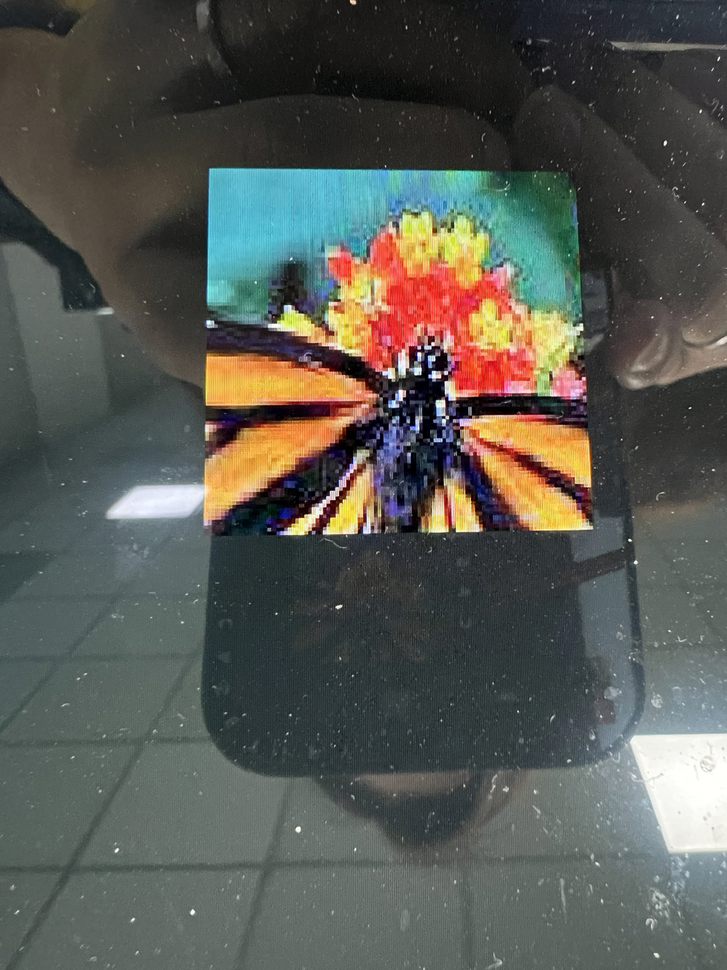
#> input picture img/BAK/IMG_5629.png, 727 x 970 px, shrunk from 1109 x 1479 before the run
$ python imgRotat.py
#> lines starting #> are read from the running program, lines starting #| are printed output that depends on the picture
from PIL import Image, ImageChops
import numpy as np
import cv2 as cv
import math
import matplotlib.pyplot as plt

def rmsdiff(x, y):
  """Calculates the root mean square error (RSME) between two images"""
  errors = np.asarray(ImageChops.difference(x, y)) / 255
  return math.sqrt(np.mean(np.square(errors)))
'''
inputPic = cv.imread('img/BAK/IMG_5629.png')
fullPic = cv.imread('img/ans.png')
rectXY=(0,0)
fullPic = fullPic[rectXY[1]:100+rectXY[1], rectXY[0]:100+rectXY[0]]

im11=Image.fromarray(inputPic,'RGBA')
im21=Image.fromarray(fullPic,'RGBA')
'''
im1 = Image.open("img/BAK/IMG_5629.png")
#> im1 is the input picture: PIL image 727x970 RGBA; mean R, G, B, A 86.7, 88.7, 82.5, 255
im2 = Image.open("img/BAK/Rotat2.png")
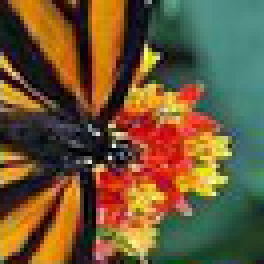
#> input picture img/BAK/Rotat2.png, 66 x 66 px, shrunk from 100 x 100 before the run (shown 4 times larger)
#> im2 is the input picture: PIL image 66x66 RGBA; mean R, G, B, A 110.1, 87.4, 53.9, 255


mse = []
for i in range(360):
  im2_rot = im2.rotate(i)
  mse.append(rmsdiff(im1,im2_rot))
#> this loop made 360 passes
#> pass 2, `im2_rot = im2.rotate(i)`:
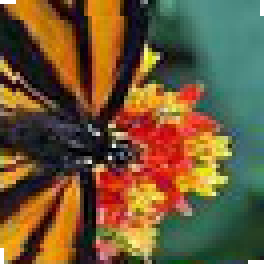
#> im2_rot: PIL image 66x66 RGBA (shown 4 times larger); mean R, G, B, A 109.9, 87.2, 53.7, 254.1; transparent parts drawn white
#> pass 2, in rmsdiff (call 2), `errors = np.asarray(ImageChops.difference(x, y)) / 255`:
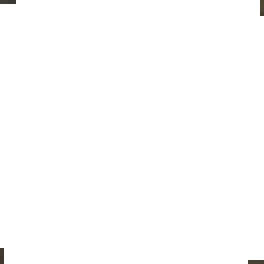
#> errors: shape (66, 66, 4) float64 (shown 4 times larger); mean R, G, B, A 0.283, 0.209, 0.133, 0.00367; transparent parts drawn white
#> pass 3, `im2_rot = im2.rotate(i)`:
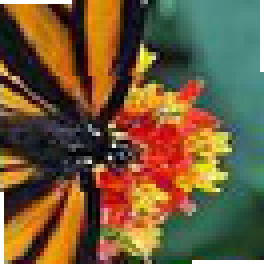
#> im2_rot: PIL image 66x66 RGBA (shown 4 times larger); mean R, G, B, A 108.8, 86, 52.9, 250.8; transparent parts drawn white
#> after the loop, mse = 360 values, max 0.323 at index 134, min 0.234 at index 270, mean 0.293

print(mse.index(min(mse))) # outputs 90 degrees
#| 270
plt.plot(mse)
plt.show()
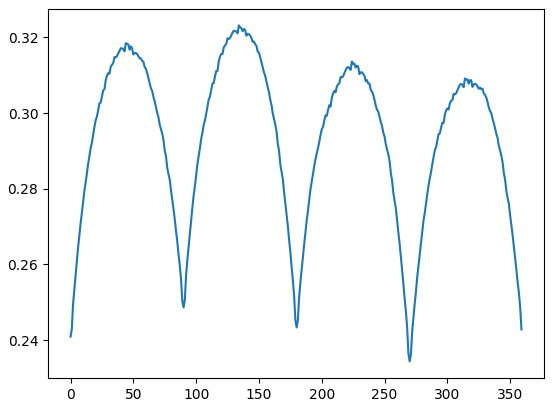
#> figure drawn by matplotlib, 1 panel; curve peaks at x = 134, y = 0.323
